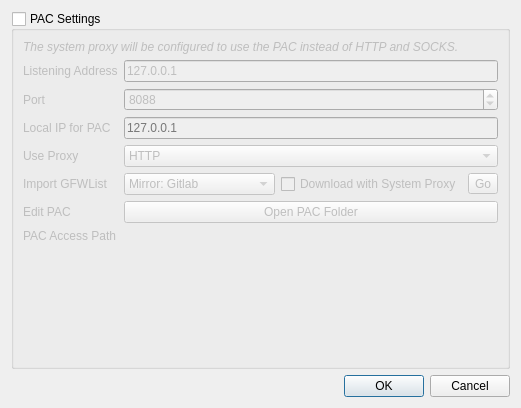
<?xml version="1.0" encoding="UTF-8"?>
<ui version="4.0">
 <class>QvPACPluginSettingsWidget</class>
 <widget class="QWidget" name="QvPACPluginSettingsWidget">
  <property name="geometry">
   <rect>
    <x>0</x>
    <y>0</y>
    <width>521</width>
    <height>408</height>
   </rect>
  </property>
  <property name="windowTitle">
   <string>Form</string>
  </property>
  <layout class="QGridLayout" name="gridLayout">
   <item row="0" column="0">
    <widget class="QGroupBox" name="pacGroupBox">
     <property name="contextMenuPolicy">
      <enum>Qt::PreventContextMenu</enum>
     </property>
     <property name="title">
      <string>PAC Settings</string>
     </property>
     <property name="checkable">
      <bool>true</bool>
     </property>
     <property name="checked">
      <bool>false</bool>
     </property>
     <layout class="QFormLayout" name="formLayout_11">
      <item row="0" column="0" colspan="2">
       <widget class="QLabel" name="label_74">
        <property name="font">
         <font>
          <italic>true</italic>
         </font>
        </property>
        <property name="text">
         <string>The system proxy will be configured to use the PAC instead of HTTP and SOCKS.</string>
        </property>
       </widget>
      </item>
      <item row="2" column="0">
       <widget class="QLabel" name="label_57">
        <property name="text">
         <string>Port</string>
        </property>
       </widget>
      </item>
      <item row="2" column="1">
       <widget class="QSpinBox" name="pacPortSB">
        <property name="minimum">
         <number>1</number>
        </property>
        <property name="maximum">
         <number>65535</number>
        </property>
        <property name="value">
         <number>8088</number>
        </property>
       </widget>
      </item>
      <item row="3" column="0">
       <widget class="QLabel" name="label_56">
        <property name="text">
         <string>Local IP for PAC</string>
        </property>
       </widget>
      </item>
      <item row="3" column="1">
       <widget class="QLineEdit" name="pacProxyTxt">
        <property name="placeholderText">
         <string>127.0.0.1</string>
        </property>
       </widget>
      </item>
      <item row="4" column="0">
       <widget class="QLabel" name="label_63">
        <property name="text">
         <string>Use Proxy</string>
        </property>
       </widget>
      </item>
      <item row="4" column="1">
       <widget class="QComboBox" name="pacProxyCB">
        <item>
         <property name="text">
          <string>HTTP</string>
         </property>
        </item>
        <item>
         <property name="text">
          <string>SOCKS</string>
         </property>
        </item>
       </widget>
      </item>
      <item row="5" column="0">
       <widget class="QLabel" name="label_58">
        <property name="text">
         <string>Import GFWList</string>
        </property>
       </widget>
      </item>
      <item row="5" column="1">
       <layout class="QHBoxLayout" name="horizontalLayout_2">
        <item>
         <widget class="QComboBox" name="gfwListCB">
          <item>
           <property name="text">
            <string>Mirror: Gitlab</string>
           </property>
          </item>
          <item>
           <property name="text">
            <string>Github</string>
           </property>
          </item>
          <item>
           <property name="text">
            <string>Mirror: Pagure</string>
           </property>
          </item>
          <item>
           <property name="text">
            <string>Mirror: Repo.or.cz</string>
           </property>
          </item>
          <item>
           <property name="text">
            <string>Mirror: Bitbucket</string>
           </property>
          </item>
          <item>
           <property name="text">
            <string>Mirror: TuxFamily</string>
           </property>
          </item>
          <item>
           <property name="text">
            <string>GFWList File</string>
           </property>
          </item>
         </widget>
        </item>
        <item>
         <widget class="QCheckBox" name="getGFWListWithProxyCB">
          <property name="text">
           <string>Download with System Proxy</string>
          </property>
         </widget>
        </item>
        <item>
         <widget class="QToolButton" name="pacGoBtn">
          <property name="text">
           <string>Go</string>
          </property>
         </widget>
        </item>
       </layout>
      </item>
      <item row="6" column="0">
       <widget class="QLabel" name="label_62">
        <property name="text">
         <string>Edit PAC</string>
        </property>
       </widget>
      </item>
      <item row="6" column="1">
       <widget class="QPushButton" name="pushButton">
        <property name="text">
         <string>Open PAC Folder</string>
        </property>
       </widget>
      </item>
      <item row="7" column="0">
       <widget class="QLabel" name="label_66">
        <property name="text">
         <string>PAC Access Path</string>
        </property>
       </widget>
      </item>
      <item row="7" column="1">
       <widget class="QLabel" name="pacListenAddrLabel">
        <property name="cursor">
         <cursorShape>IBeamCursor</cursorShape>
        </property>
        <property name="text">
         <string/>
        </property>
        <property name="textInteractionFlags">
         <set>Qt::LinksAccessibleByMouse|Qt::TextSelectableByKeyboard|Qt::TextSelectableByMouse</set>
        </property>
       </widget>
      </item>
      <item row="1" column="0">
       <widget class="QLabel" name="label">
        <property name="text">
         <string>Listening Address</string>
        </property>
       </widget>
      </item>
      <item row="1" column="1">
       <widget class="QLineEdit" name="pacListenAddrTxt">
        <property name="text">
         <string>127.0.0.1</string>
        </property>
       </widget>
      </item>
     </layout>
    </widget>
   </item>
   <item row="1" column="0">
    <widget class="QDialogButtonBox" name="buttonBox">
     <property name="standardButtons">
      <set>QDialogButtonBox::Cancel|QDialogButtonBox::Ok</set>
     </property>
    </widget>
   </item>
  </layout>
 </widget>
 <resources/>
 <connections/>
</ui>
